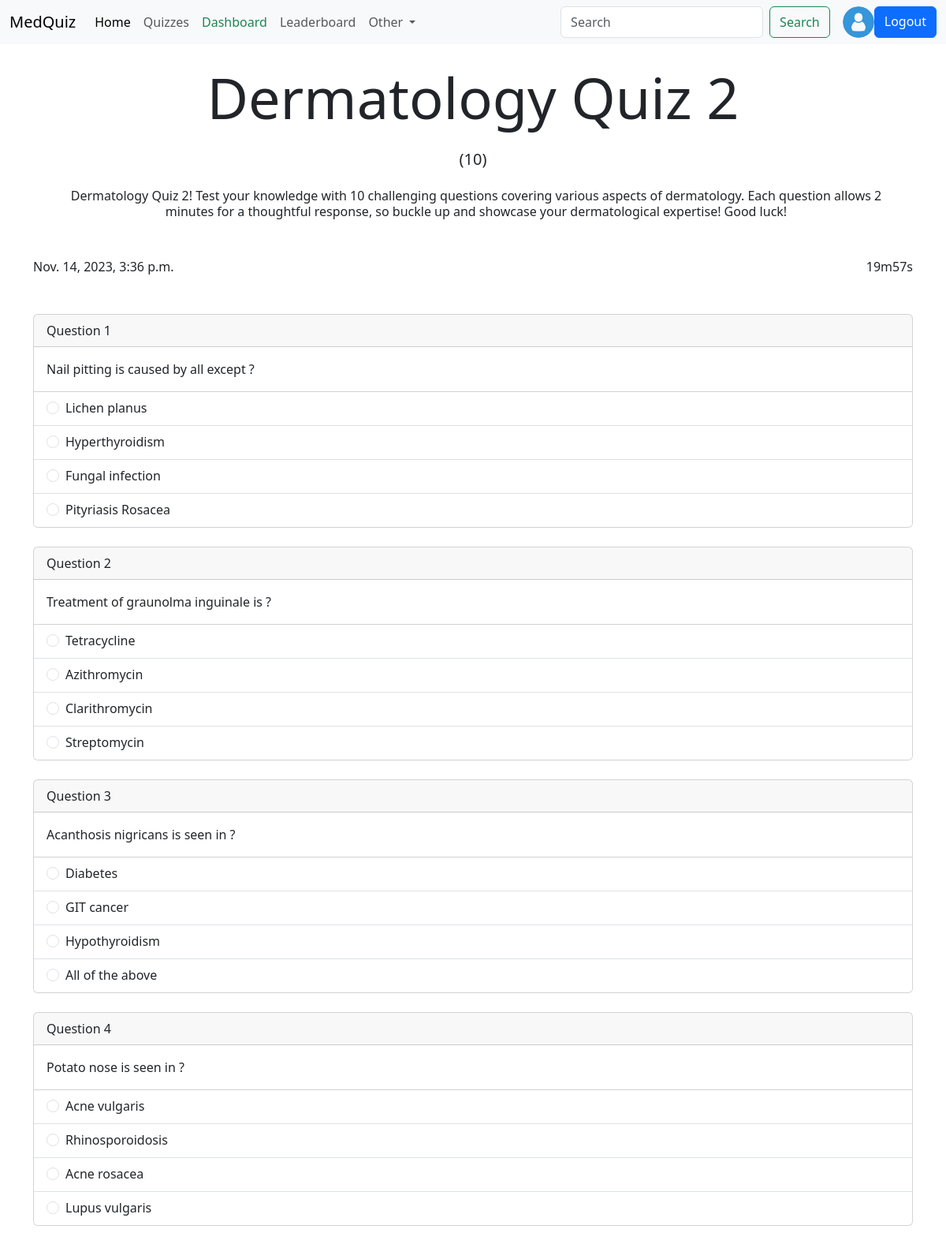
The app's page /quiz/5 (signed in, upper part) with its own data.
### account/models.py (models this page shows, shortened)
class Profile(models.Model):
    user =  models.OneToOneField(User, on_delete=models.CASCADE, null=True) #verbose_collumn
    bio = models.TextField(blank=True, null=True)
    profile_images = models.ImageField(upload_to='profile_images/', default='usericon.png', blank=True, null=True, verbose_name='Profile Picture')
    location = models.CharField(max_length=110, blank=True, null=True)
    GENDER = (
        ('Male', 'Male'),
        ('Female', 'Female'),
        ('Other', 'Other'),
    )
    gender = models.CharField(max_length=6,choices=GENDER, blank=True, null=True)

### quiz/models.py (models this page shows, shortened)
class Quiz(models.Model):
    title = models.CharField(max_length=255)
    description = models.TextField()
    category = models.ForeignKey(Category, on_delete=models.CASCADE)
    quiz_file = models.FileField(upload_to='quiz/')
    created_at = models.DateTimeField(auto_now_add=True)
    updated_at = models.DateTimeField(auto_now=True)
    class Meta:
        verbose_name_plural = 'Quizzes'

class Question(models.Model):
    quiz = models.ForeignKey(Quiz, on_delete=models.CASCADE)
    text = models.TextField()

class Choice(models.Model):
    question = models.ForeignKey(Question, on_delete=models.CASCADE)
    text = models.CharField(max_length=255)
    is_correct = models.BooleanField(default=False)

### quiz/views.py (the view, shortened to what this page needs)
# urls.py: path('<int:quiz_id>', views.quiz_view, name='quiz'),
def quiz_view(request, quiz_id):
    user_object = User.objects.get(username=request.user)
    user_profile = Profile.objects.get(user=user_object)
    quiz = Quiz.objects.filter(id=quiz_id).first()
    all_questions = list(quiz.question_set.all())
    selected_questions = random.sample(all_questions, 10)
    total_questions = len(selected_questions)
    if quiz is not None:
        correct_answers = [choice.text for question in selected_questions for choice in question.choice_set.all() if choice.is_correct]
        context = {
            "user_profile": user_profile,
            "quiz": quiz,
            "selected_questions": selected_questions,
            "correct_answers": correct_answers
        }
    else:
        return redirect('all_quiz')
    return render(request, 'The_Quizzes.html', context)

### templates/The_Quizzes.html (shortened to what this page needs)
{% extends 'index.html' %}
{% block content %}
  <div class="container">
    <h1 class="display-2 text-center my-4">{{quiz.title}} </h1>
    <h2 class="fs-5 ms2 fw-lighter text-center">({{selected_questions|length}})</h2>
    <p class="fs-6 ms-1 fw-light lh-sm my-4 text-center container">{{quiz.description}}</p>
    <div class="d-flex my-5 fw-light justify-content-between">
        <span>{{quiz.created_at}}</span>
        <span id="timer">30:00</span>
    </div>
    <div class="questions my-5">
        {% for question in selected_questions %}
        <div class="card mb-4">
            <div class="card-header fw-normal">
                Question {{forloop.counter}}
            </div>
            <div class="card-body fw-medium">
                {{question.text}}
            </div>
            <ul class="list-group list-group-flush">
                {% for option in question.choice_set.all %}
                    <li class="list-group-item">
                        <div class="form-check">
                            <input class="form-check-input" value="{{option.text}}" type="radio" name="{{option.question.id}}" id="{{option.id}}" {% if option.is_correct %}data-correct="true"{% endif %}>
                            <label class="form-check-label {% if option.is_correct %}correct-answer{% endif %}" for="{{option.id}}">
                                {{option.text}}
                            </label>
                        </div>
                    </li>
                {% endfor %}
            </ul>
        </div>
        {% endfor %}
    </div>
 </div>
{% endblock content %}

### templates/components/navbar.html (shortened to what this page needs)
    <nav class="navbar navbar-expand-lg bg-body-tertiary d-none d-lg-block">
        <div class="container-fluid">
          <a class="navbar-brand" href="{% url 'home' %}">MedQuiz</a>
          <div class="collapse navbar-collapse" id="navbarSupportedContent">
            <ul class="navbar-nav me-auto mb-2 mb-lg-0">
              <li class="nav-item">
                <a class="nav-link active" aria-current="page" href="{% url 'home' %}">Home</a>
              </li>
              <li class="nav-item">
                <a class="nav-link" href="{% url 'all_quiz' %}">Quizzes</a>
              </li>
              {% if request.user.is_superuser %}
              <li class="nav-item">
                  <a class="nav-link text-success" href="{% url 'dashboard' %}">Dashboard</a>
              </li>
              {% endif %}
              <li class="nav-item">
                <a class="nav-link" href="{% url 'leaderboard' %}">Leaderboard</a>
              </li>
              <li class="nav-item dropdown">
                <a class="nav-link dropdown-toggle" href="#" role="button" data-bs-toggle="dropdown" aria-expanded="false">
                  Other
                </a>
              </li>
            </ul>
            <form class="d-flex" role="search" action="{% url 'search_users' %}">
              <input class="form-control me-2" type="search" name="q" placeholder="Search" aria-label="Search">
              <button class="btn btn-outline-success" type="submit">Search</button>
              {% if request.user.is_authenticated %}
                <img src="{{user_profile.profile_images.url}}" class="rounded-circle" width="40" height="40" alt="profile_images">
              <a href="{% url 'logout' %}" class="btn btn-primary">Logout</a>
              {% else %}
              <a href="{% url 'login' %}" class="btn btn-primary">Login</a>
              {% endif %}
            </form>
          </div>
        </div>
      </nav>

### records on screen
Profile: profile_images (picture)
Quiz: title "Dermatology Quiz 2", description "Dermatology Quiz 2! Test your knowledge with 10 challenging questions covering various aspects of dermatology. Each question allows 2 minutes for a thoughtful response, so buckle up and showcase your dermatological expertise! Good luck!", created_at "Nov. 14, 2023, 3:36 p.m."
Question: text "Nail pitting is caused by all except ?"
Choice: is_correct "☐ Lichen planus", text "Lichen planus"
Choice: is_correct "☐ Hyperthyroidism", text "Hyperthyroidism"
Choice: is_correct "☐ Fungal infection", text "Fungal infection"
Choice: is_correct "☐ Pityriasis Rosacea", text "Pityriasis Rosacea"
Question: text "Treatment of graunolma inguinale is ?"
Choice: is_correct "☐ Tetracycline", text "Tetracycline"
Choice: is_correct "☐ Azithromycin", text "Azithromycin"
Choice: is_correct "☐ Clarithromycin", text "Clarithromycin"
Choice: is_correct "☐ Streptomycin", text "Streptomycin"
Question: text "Acanthosis nigricans is seen in ?"
Choice: is_correct "☐ Diabetes", text "Diabetes"
Choice: is_correct "☐ GIT cancer", text "GIT cancer"
Choice: is_correct "☐ Hypothyroidism", text "Hypothyroidism"
Choice: is_correct "☐ All of the above", text "All of the above"
Question: text "Potato nose is seen in ?"
Choice: is_correct "☐ Acne vulgaris", text "Acne vulgaris"
Choice: is_correct "☐ Rhinosporoidosis", text "Rhinosporoidosis"
Choice: is_correct "☐ Acne rosacea", text "Acne rosacea"
Choice: is_correct "☐ Lupus vulgaris", text "Lupus vulgaris"
